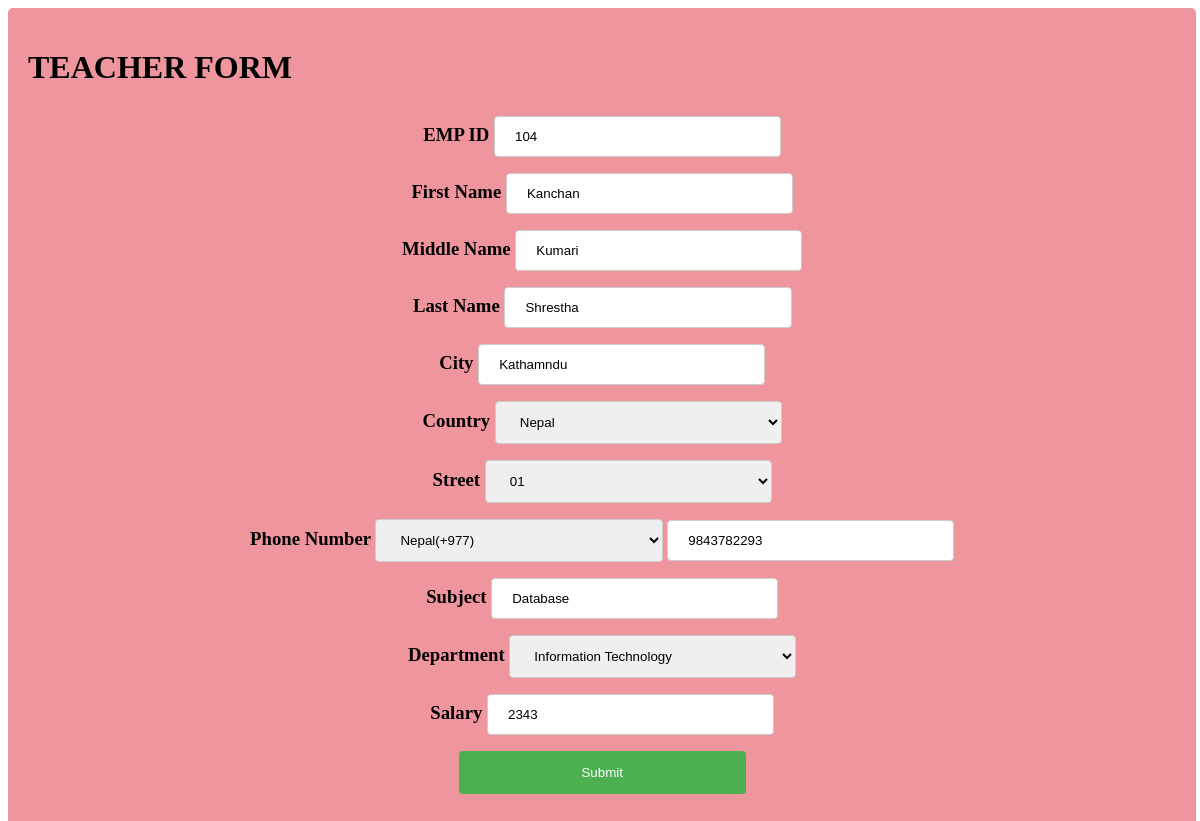
The app's page /teacherform/updateteacher/36 with its own data.
### teacherform/models.py (models this page shows)
class TeacherForm(models.Model):
    emp_id=models.IntegerField()
    first_name=models.CharField(max_length=255)
    middle_name=models.CharField(max_length=255,null=True,blank=True)
    last_name=models.CharField(max_length=255)
    city=models.CharField(max_length=255)
    country=models.CharField(max_length=255)
    street=models.IntegerField()
    phone_number=models.CharField(max_length=255)
    country_code=models.CharField(max_length=30,null=True,blank=True)
    subject=models.CharField(max_length=255)
    department=models.CharField(max_length=255)
    salary=models.BigIntegerField()

### teacherform/views.py (the view, shortened to what this page needs)
# urls.py: path('updateteacher/<int:id>',views.updateteach,name="updatet"),
def updateteach(request,id):
    teacher=TeacherForm.objects.get(id=id)
    forms=TeacherF(instance=teacher)
    tupdate={
         "forms":forms
    }
    return render(request,'teacherform/index.html',tupdate)

### teacherform/forms.py
class TeacherF(forms.ModelForm):
    class Meta:
        model=TeacherForm
        fields='__all__'
        widgets = {
            'emp_id': forms.NumberInput(attrs={"placeholder":"Employee ID"}),
            'first_name': forms.TextInput(attrs={"placeholder":"Your First Name"}),
            'middle_name': forms.TextInput(attrs={"placeholder":"Your Middle Name"}),
            'last_name': forms.TextInput(attrs={"placeholder":"Your Last Name"}),
            'city': forms.TextInput(attrs={"placeholder":"Your City"}),
            'country': forms.Select(choices=COUNTRY_CHOICES),
            'street': forms.Select(choices=STREET_CHOICES),
            'country_code':forms.Select(choices=COUNTRY_CODE_CHOICES),
            'phone_number': forms.NumberInput(attrs={"placeholder":" Your Phonenumber","class":"phone_number"}),
            'subject': forms.TextInput(attrs={"placeholder":"Your Subject"}),
            'department': forms.Select(choices=DEPARTMENT_CHOICES),
            'salary': forms.NumberInput(attrs={"placeholder":"Your Salary"})
        }

### teacherform/templates/teacherform/index.html (shortened to what this page needs)
<!DOCTYPE html>
<html lang="en">
<head>
</head>
<body>
  <div>
  <h1> TEACHER FORM</h1>
    <h3>
    <center>
    <form method="POST" >
      <label> EMP ID </label>
      {{ forms.emp_id}}
      <br>
      <label>First Name </label>
      {{ forms.first_name }}
      <br>
      <label>Middle Name</label>
      {{ forms.middle_name }}
      <br>
      <label> Last Name</label>
      {{ forms.last_name }}
      <br>
      <label>City</label>
      {{ forms.city }}
      <br>
      <label>Country </label>
      {{ forms.country }}
      <br>
      <label>Street</label>
      {{ forms.street }}
      <br>
      <label>Phone Number</label>
      {{forms.country_code}}
      {{ forms.phone_number }}
      <br>
      <label>Subject </label>
      {{ forms.subject }}
      <br>
      <label>Department</label>
      {{ forms.department }}
      <br>
      <label>Salary</label>
      {{ forms.salary }}
      <br>
        <input type="submit" value=Submit>
      </form>
    </center>
  </h3>
</div>
</body>
</html>

### teacherform/templates/teacherform/index.html (style rules this page uses)
input[type=text], select { width: 25%; padding: 12px 20px; margin: 8px 0; display: inline-block; border: 1px solid #ccc; border-radius: 4px; box-sizing: border-box; }
input[type=number], select { width: 25%; padding: 12px 20px; margin: 8px 0; display: inline-block; border: 1px solid #ccc; border-radius: 4px; box-sizing: border-box; }
input[type=submit] { width: 25%; background-color: #4CAF50; color: white; padding: 14px 20px; margin: 8px 0; border: none; border-radius: 4px; cursor: pointer; }
div { border-radius: 5px; background-color: #EF959D; padding: 20px; width: 97%; }

### records on screen
TeacherForm: emp_id "104", first_name "Kanchan", middle_name "Kumari", last_name "Shrestha", city "Kathamndu", country "Nepal", street "01", country_code "Nepal(+977)", phone_number "9843782293", subject "Database", department "Information Technology", salary "2343"
